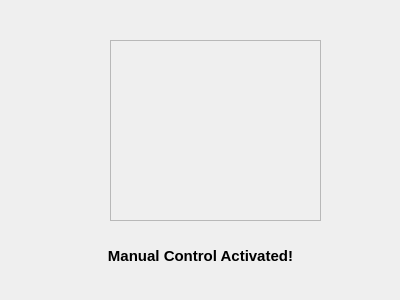
<?xml version="1.0" encoding="UTF-8"?>
<ui version="4.0">
 <class>ManualControl</class>
 <widget class="QDialog" name="ManualControl">
  <property name="geometry">
   <rect>
    <x>0</x>
    <y>0</y>
    <width>400</width>
    <height>300</height>
   </rect>
  </property>
  <property name="windowTitle">
   <string>Dialog</string>
  </property>
  <widget class="QLabel" name="label">
   <property name="geometry">
    <rect>
     <x>100</x>
     <y>240</y>
     <width>201</width>
     <height>31</height>
    </rect>
   </property>
   <property name="font">
    <font>
     <pointsize>11</pointsize>
     <weight>75</weight>
     <bold>true</bold>
    </font>
   </property>
   <property name="text">
    <string>Manual Control Activated!</string>
   </property>
   <property name="alignment">
    <set>Qt::AlignCenter</set>
   </property>
  </widget>
  <widget class="QFrame" name="mctrl_img">
   <property name="geometry">
    <rect>
     <x>110</x>
     <y>40</y>
     <width>211</width>
     <height>181</height>
    </rect>
   </property>
   <property name="styleSheet">
    <string notr="true">background-image: url(:/Project Images/Img/mctrl.png);</string>
   </property>
   <property name="frameShape">
    <enum>QFrame::StyledPanel</enum>
   </property>
   <property name="frameShadow">
    <enum>QFrame::Raised</enum>
   </property>
  </widget>
 </widget>
 <resources/>
 <connections/>
</ui>
